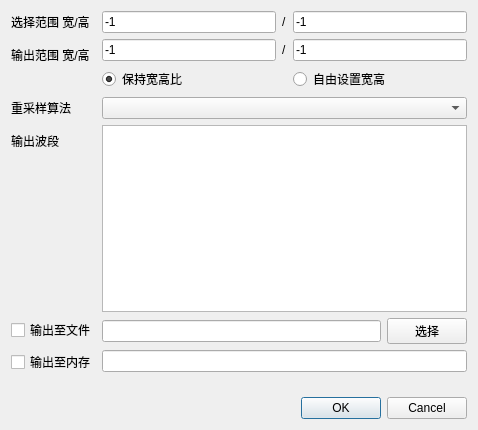
<?xml version="1.0" encoding="UTF-8"?>
<ui version="4.0">
 <class>Dialog</class>
 <widget class="QDialog" name="Dialog">
  <property name="geometry">
   <rect>
    <x>0</x>
    <y>0</y>
    <width>478</width>
    <height>430</height>
   </rect>
  </property>
  <property name="windowTitle">
   <string>Dialog</string>
  </property>
  <layout class="QFormLayout" name="formLayout">
   <item row="0" column="1">
    <widget class="QWidget" name="widget" native="true">
     <layout class="QHBoxLayout" name="horizontalLayout_3">
      <property name="leftMargin">
       <number>0</number>
      </property>
      <property name="topMargin">
       <number>0</number>
      </property>
      <property name="rightMargin">
       <number>0</number>
      </property>
      <property name="bottomMargin">
       <number>0</number>
      </property>
      <item>
       <widget class="QLineEdit" name="leMinG_2">
        <property name="text">
         <string>-1</string>
        </property>
        <property name="readOnly">
         <bool>true</bool>
        </property>
       </widget>
      </item>
      <item>
       <widget class="QLabel" name="label_10">
        <property name="text">
         <string notr="true">/</string>
        </property>
       </widget>
      </item>
      <item>
       <widget class="QLineEdit" name="leMaxG_2">
        <property name="text">
         <string>-1</string>
        </property>
        <property name="readOnly">
         <bool>true</bool>
        </property>
       </widget>
      </item>
     </layout>
    </widget>
   </item>
   <item row="1" column="1">
    <widget class="QWidget" name="widget_2" native="true">
     <layout class="QGridLayout" name="gridLayout">
      <property name="leftMargin">
       <number>0</number>
      </property>
      <property name="topMargin">
       <number>0</number>
      </property>
      <property name="rightMargin">
       <number>0</number>
      </property>
      <property name="bottomMargin">
       <number>0</number>
      </property>
      <item row="0" column="0">
       <widget class="QLineEdit" name="leMinG">
        <property name="text">
         <string>-1</string>
        </property>
       </widget>
      </item>
      <item row="0" column="1">
       <widget class="QLabel" name="label_7">
        <property name="text">
         <string>/</string>
        </property>
       </widget>
      </item>
      <item row="0" column="2">
       <widget class="QLineEdit" name="leMaxG">
        <property name="text">
         <string>-1</string>
        </property>
       </widget>
      </item>
      <item row="1" column="2">
       <widget class="QRadioButton" name="radioButton_2">
        <property name="text">
         <string>自由设置宽高</string>
        </property>
       </widget>
      </item>
      <item row="1" column="0">
       <widget class="QRadioButton" name="radioButton">
        <property name="text">
         <string>保持宽高比</string>
        </property>
        <property name="checked">
         <bool>true</bool>
        </property>
       </widget>
      </item>
     </layout>
    </widget>
   </item>
   <item row="2" column="0">
    <widget class="QLabel" name="label_6">
     <property name="text">
      <string>重采样算法</string>
     </property>
    </widget>
   </item>
   <item row="2" column="1">
    <widget class="QComboBox" name="comboBox"/>
   </item>
   <item row="3" column="0">
    <widget class="QLabel" name="label_5">
     <property name="text">
      <string>输出波段</string>
     </property>
     <property name="alignment">
      <set>Qt::AlignLeading|Qt::AlignLeft|Qt::AlignVCenter</set>
     </property>
    </widget>
   </item>
   <item row="3" column="1">
    <widget class="QListWidget" name="listWidget"/>
   </item>
   <item row="4" column="0">
    <widget class="QCheckBox" name="checkBox">
     <property name="text">
      <string>输出至文件</string>
     </property>
    </widget>
   </item>
   <item row="4" column="1">
    <widget class="QWidget" name="widget_3" native="true">
     <layout class="QHBoxLayout" name="horizontalLayout">
      <property name="leftMargin">
       <number>0</number>
      </property>
      <property name="topMargin">
       <number>0</number>
      </property>
      <property name="rightMargin">
       <number>0</number>
      </property>
      <property name="bottomMargin">
       <number>0</number>
      </property>
      <item>
       <widget class="QLineEdit" name="lineEdit"/>
      </item>
      <item>
       <widget class="QPushButton" name="pushButton">
        <property name="text">
         <string>选择</string>
        </property>
       </widget>
      </item>
     </layout>
    </widget>
   </item>
   <item row="5" column="0">
    <widget class="QCheckBox" name="checkBox_2">
     <property name="text">
      <string>输出至内存</string>
     </property>
    </widget>
   </item>
   <item row="5" column="1">
    <widget class="QLineEdit" name="lineEdit_2"/>
   </item>
   <item row="6" column="0" colspan="2">
    <spacer name="verticalSpacer">
     <property name="orientation">
      <enum>Qt::Vertical</enum>
     </property>
     <property name="sizeHint" stdset="0">
      <size>
       <width>20</width>
       <height>15</height>
      </size>
     </property>
    </spacer>
   </item>
   <item row="7" column="0" colspan="2">
    <widget class="QDialogButtonBox" name="buttonBox">
     <property name="orientation">
      <enum>Qt::Horizontal</enum>
     </property>
     <property name="standardButtons">
      <set>QDialogButtonBox::Cancel|QDialogButtonBox::Ok</set>
     </property>
    </widget>
   </item>
   <item row="0" column="0">
    <widget class="QLabel" name="label">
     <property name="text">
      <string>选择范围 宽/高</string>
     </property>
    </widget>
   </item>
   <item row="1" column="0">
    <widget class="QLabel" name="label_3">
     <property name="text">
      <string>输出范围 宽/高</string>
     </property>
    </widget>
   </item>
  </layout>
 </widget>
 <resources/>
 <connections>
  <connection>
   <sender>buttonBox</sender>
   <signal>accepted()</signal>
   <receiver>Dialog</receiver>
   <slot>accept()</slot>
   <hints>
    <hint type="sourcelabel">
     <x>248</x>
     <y>254</y>
    </hint>
    <hint type="destinationlabel">
     <x>157</x>
     <y>274</y>
    </hint>
   </hints>
  </connection>
  <connection>
   <sender>buttonBox</sender>
   <signal>rejected()</signal>
   <receiver>Dialog</receiver>
   <slot>reject()</slot>
   <hints>
    <hint type="sourcelabel">
     <x>316</x>
     <y>260</y>
    </hint>
    <hint type="destinationlabel">
     <x>286</x>
     <y>274</y>
    </hint>
   </hints>
  </connection>
 </connections>
</ui>
